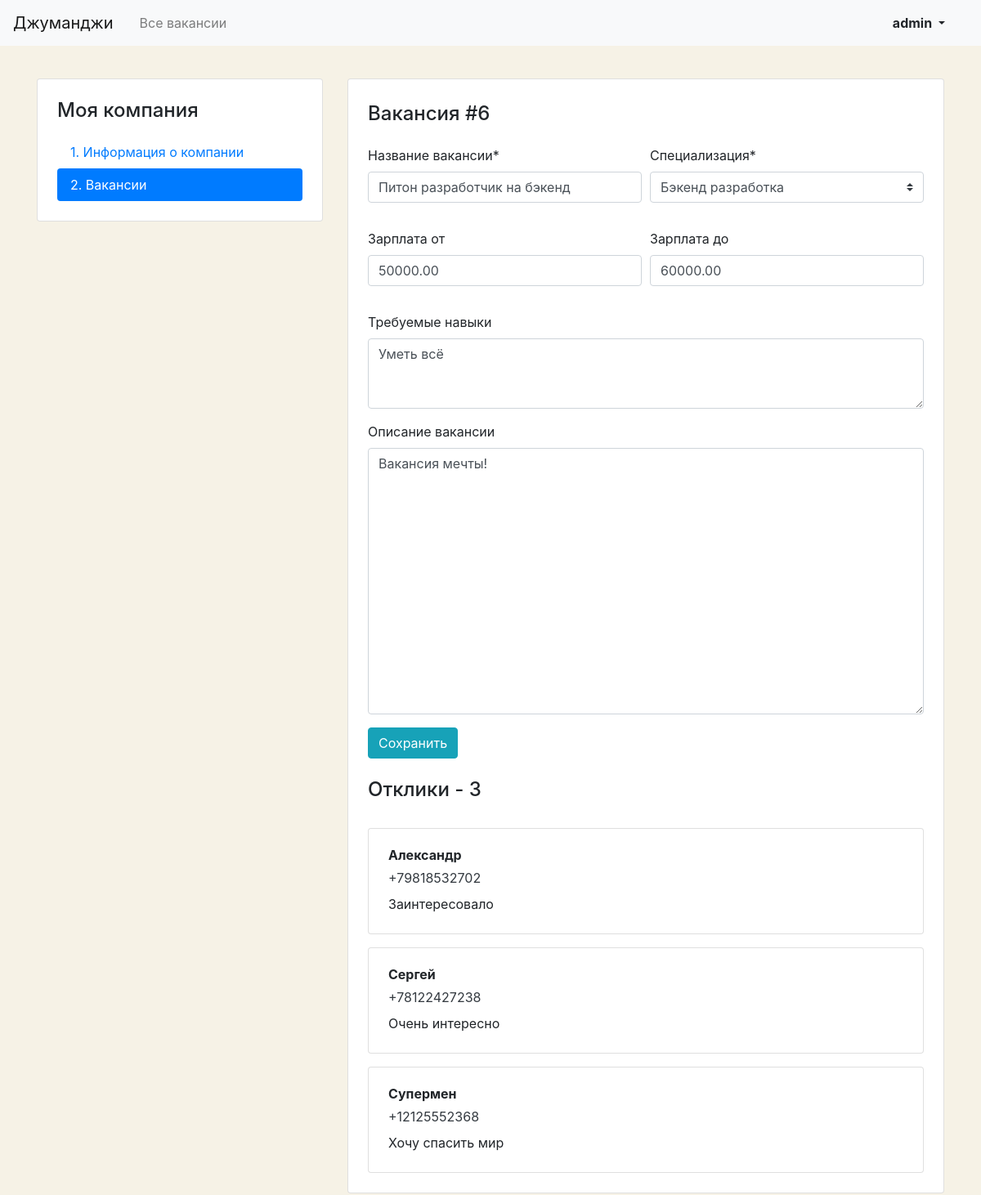
The app's page /mycompany/vacancies/6/ (signed in) with its own data.
### vacancies/models.py (models this page shows, shortened)
class Vacancy(models.Model):
    title = models.CharField(max_length=100)
    specialty = models.ForeignKey(Specialty, on_delete=models.CASCADE, related_name='vacancies')
    company = models.ForeignKey(Company, on_delete=models.CASCADE, related_name='vacancies')
    skills = models.CharField(max_length=100, blank=True)
    description = models.TextField(max_length=200, blank=True)
    salary_min = models.DecimalField(decimal_places=2, max_digits=15, blank=True)
    salary_max = models.DecimalField(decimal_places=2, max_digits=15, blank=True)
    published_at = models.DateField(auto_now=True)

class Application(models.Model):
    written_username = models.CharField(max_length=100)
    written_phone = PhoneNumberField()
    written_cover_letter = models.TextField()
    vacancy = models.ForeignKey(Vacancy, on_delete=models.CASCADE, related_name='applications')
    user = models.ForeignKey(get_user_model(), on_delete=models.CASCADE, related_name='applications')

### vacancies/views.py (the view, shortened to what this page needs)
# urls.py: path('mycompany/vacancies/<int:vacancy_id>/', views.UserCompanyVacancyEditView.as_view(),
class UserCompanyVacancyEditView(TemplateView):
    template_name = 'vacancies/vacancy-edit.html'
    def get(self, request, vacancy_id):
        user = request.user
        if user.is_anonymous:
            return redirect(reverse('login'))
        company = get_object_or_404(Company, owner=user)
        vacancy = Vacancy.objects.filter(id=vacancy_id).annotate(number_of_responses=Count('applications')).first()
        if vacancy is None:
            vacancy = Vacancy(company=company, specialty=None)
        applications = Application.objects.filter(vacancy=vacancy).all()
        form = VacancyEditForm({'title': vacancy.title,
                                'skills': vacancy.skills,
                                'form_specialty': str(vacancy.specialty),
                                'description': vacancy.description,
                                'salary_min': vacancy.salary_min,
                                'salary_max': vacancy.salary_max,
                                })
        return render(request, self.template_name,
                      {'form': form,
                       'vacancy': vacancy,
                       'company': company,
                       'applications': applications,
                       'title_left': 'Моя компания | Вакансия'})

### vacancies/context_processors.py (called while the page is built)
def common_data(request):
    return {
        "title": "Джуманджи",
    }

### vacancies/models.py (called while the page is built)
    def __str__(self):
        return f'{self.code}'

### vacancies/templates/vacancies/vacancy-edit.html (shortened to what this page needs)
{% extends "vacancies/base_mycompany.html" %}
{% load my_extras %}
{% load crispy_forms_tags %}
{% block mycompany_navbar %}
  {% include 'vacancies/mycompany_navbar.html' %}
{% endblock %}
{% block mycompany_card %}
  <h2 class="h4 pt-2 pb-3">{% if vacancy.id > 0 %}Вакансия #{{vacancy.id}}{% else %}Новая вакансия{% endif %}</h2>
  <form action="{% url 'user_company_vacancy_edit' vacancy.id|default_if_none:0 %}", method="post">
    {% crispy form %}
  </form>
  {% if vacancy.number_of_responses %}
    <h2 class="h4 pt-2 pb-3">Отклики - {{ vacancy.number_of_responses }}</h2>
  {% endif %}
  {% for application in applications %}
  <div class="card mt-3">
    <div class="card-body px-4">
      <p class="mb-1 font-weight-bold">{{ application.written_username }}</p>
      <p class="mb-2"><a href="tel:{{ application.written_phone }}" class="text-dark">{{ application.written_phone }}</a></p>
      <p class="mb-1">{{ application.written_cover_letter }}</p>
    </div>
  </div>
  {% endfor %}
{% endblock mycompany_card %}

### vacancies/templates/vacancies/base.html (shortened to what this page needs)
<!DOCTYPE html>
<html lang="ru">
<head>
  <link rel="stylesheet" href="https://stackpath.bootstrapcdn.com/bootstrap/4.3.1/css/bootstrap.min.css">
</head>
<body>
  <header class="container mt-3">
    <nav class="navbar navbar-expand-lg navbar-light bg-light fixed-top">
      <a class="navbar-brand mr-4" href="{% url 'main' %}">{{ title }}</a>
      <div class="collapse navbar-collapse justify-content-between" id="navbarNav">
        <ul class="navbar-nav col-10">
          <li class="nav-item">
            <a class="nav-link" href="{% url 'all_vacancies' %}">Все вакансии</a>
          </li>
        </ul>
        <ul class="navbar-nav col-2 justify-content-end">
          <li class="nav-item active">
            {% if user.is_authenticated %}
            <div class="btn-group">
              <button type="button" class="btn dropdown-toggle font-weight-bold" data-toggle="dropdown" aria-haspopup="true" aria-expanded="false">
                {{ user.get_full_name|default:user.username }}
              </button>
            </div>
            {% else %}
            <a href="{% url 'login' %}" class="nav-link font-weight-bold">Вход</a>
            {% endif %}
          </li>
        </ul>
      </div>
    </nav>
  </header>
  {% block content %}{% endblock %}
</body>
</html>

### vacancies/templates/vacancies/base.html (style rules this page uses)
body { background-color: #F6F2E6; }

### records on screen
Vacancy: id "6", title "Питон разработчик на бэкенд", salary_min "50000.00", salary_max "60000.00", skills "Уметь всё", description "Вакансия мечты!", number_of_responses "3"
Application: written_username "Александр", written_phone "+79818532702", written_cover_letter "Заинтересовало"
Application: written_username "Сергей", written_phone "+78122427238", written_cover_letter "Очень интересно"
Application: written_username "Супермен", written_phone "+12125552368", written_cover_letter "Хочу спасить мир"

### other values on screen
{{ title }} "Джуманджи"
{{ user.get_full_name|default:user.username }} "admin"
